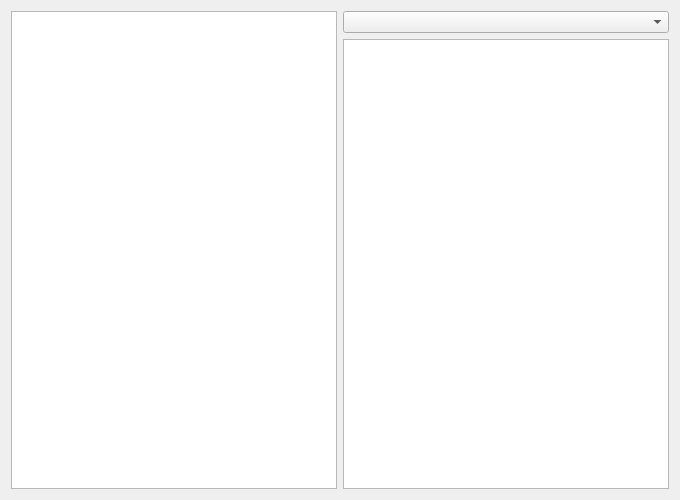
<?xml version="1.0" encoding="UTF-8"?>
<ui version="4.0">
 <class>QueryModelWidget</class>
 <widget class="QWidget" name="QueryModelWidget">
  <property name="geometry">
   <rect>
    <x>0</x>
    <y>0</y>
    <width>680</width>
    <height>500</height>
   </rect>
  </property>
  <property name="windowTitle">
   <string>Form</string>
  </property>
  <layout class="QHBoxLayout" name="horizontalLayout">
   <item>
    <widget class="QListView" name="listView"/>
   </item>
   <item>
    <layout class="QVBoxLayout" name="verticalLayout">
     <item>
      <widget class="QComboBox" name="cbStandard"/>
     </item>
     <item>
      <widget class="QTextBrowser" name="textBrowser"/>
     </item>
    </layout>
   </item>
  </layout>
 </widget>
 <resources/>
 <connections/>
</ui>
